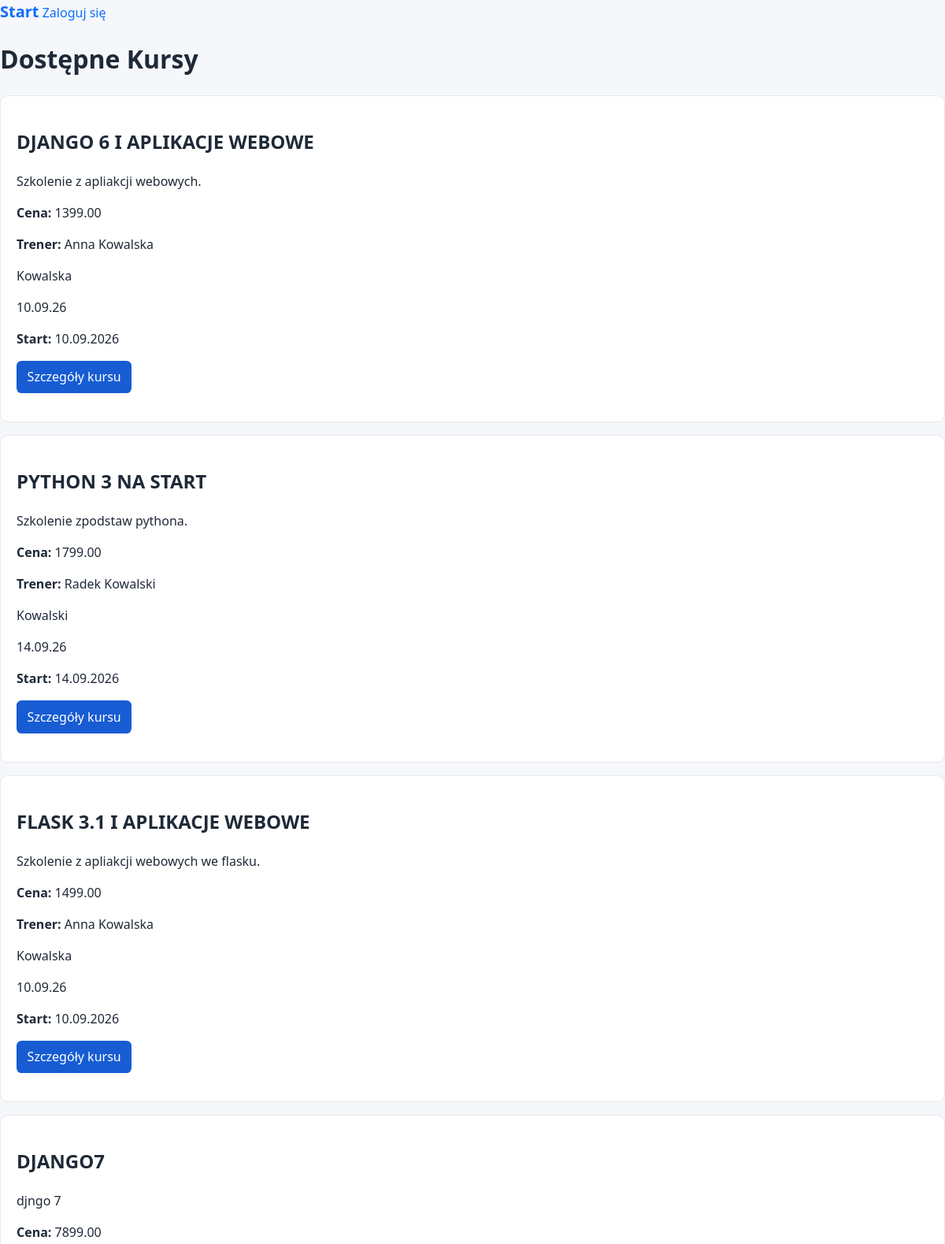
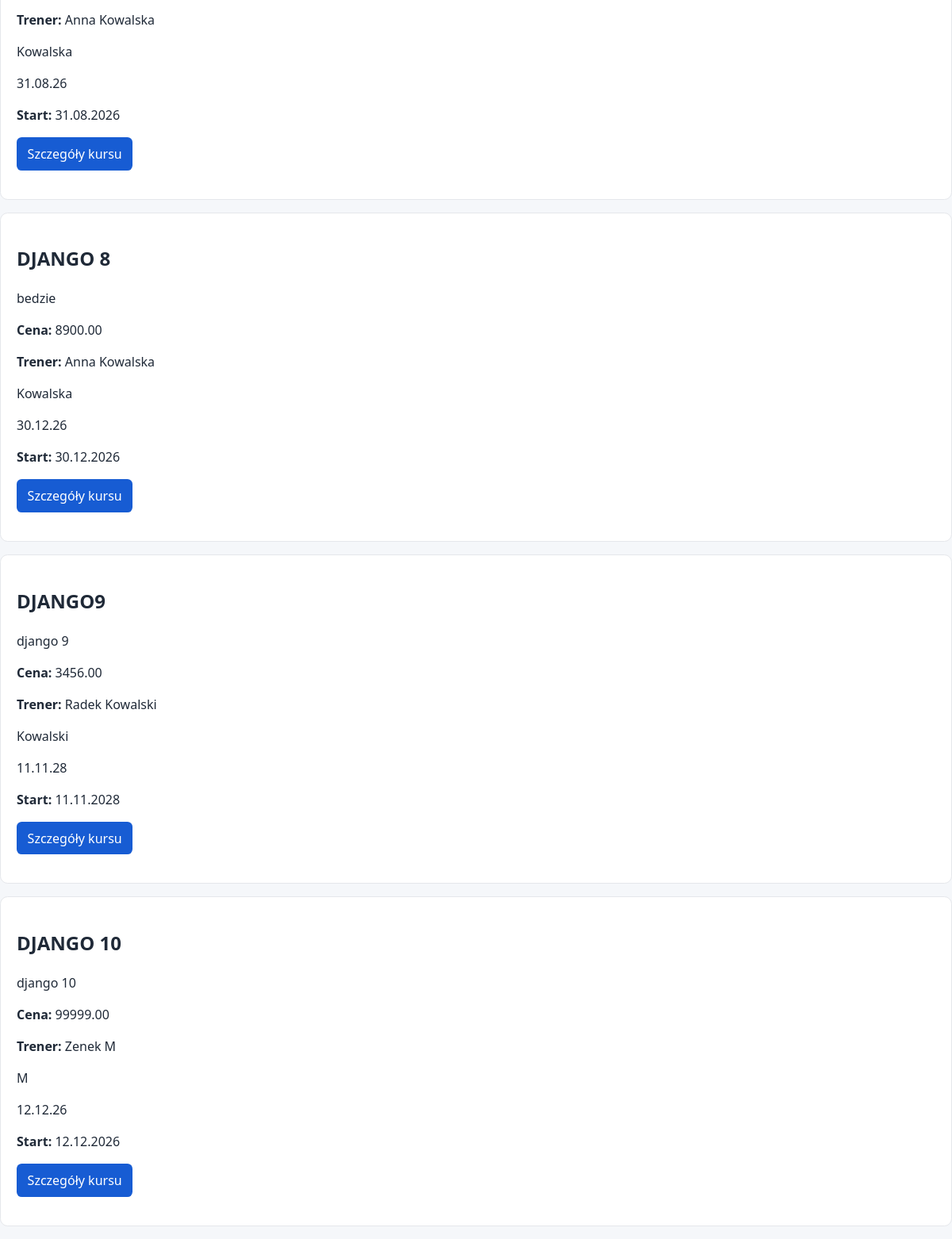
Page /courses/ on the committed database (2 pictures, top to bottom).
### courses/models.py (models this page shows, shortened)
class Course(models.Model):
    title = models.CharField(max_length=200)
    description = models.TextField()
    price = models.DecimalField(max_digits=10, decimal_places=2)
    start_date = models.DateField()
    active = models.BooleanField(default=True)
    max_participiants = models.PositiveIntegerField(default=20)
    trainer = models.ForeignKey(
        Trainer,
        on_delete=models.PROTECT,  # nie mozemy skasowac trenera jesli istnieje przypisany do niego kurs
        related_name="courses"
    )
    def get_absolute_url(self):
        return reverse("courses:course_detail", kwargs={"pk": self.pk})
    class Meta:
        ordering = ['start_date', 'title']

class Trainer(models.Model):
    first_name = models.CharField(max_length=100)
    last_name = models.CharField(max_length=100)
    email = models.EmailField(unique=True)
    bio = models.TextField(blank=True)  # dla pól tekstowych preferujemy blank
    def __str__(self) -> str:
        return f"{self.first_name} {self.last_name}"

### courses/views.py (the view)
# urls.py: path("courses/", CourseListView.as_view(), name="course_list"),
class CourseListView(ListView):
    model = Course
    template_name = "courses/course_list.html"
    context_object_name = "courses"
    paginate_by = 10
    def get_queryset(self):
        return (
            Course.objects.filter(active=True)
            .select_related("trainer")
            .annotate(enrollment_count=Count("enrollments"))
        )

### templates/courses/course_list.html (shortened to what this page needs)
{% extends "base.html" %}
{% block content %}
<h1>Dostępne Kursy</h1>
{% for course in courses %}
    <article class="card">
        <h2>{{ course.title|upper }}</h2>
        <p>{{ course.description|truncatewords:20 }}</p>
        <p><strong>Cena:</strong> {{ course.price }}</p>
        <p><strong>Trener:</strong> {{ course.trainer }}</p>
        <p>{{ course.trainer.last_name }}</p>
        <p>{{ course.start_date|date:"d.m.y" }}</p>
        <p><strong>Start:</strong> {{ course.start_date|date:"d.m.Y" }}</p>
        <p>
            <a class="button" href="{{ course.get_absolute_url }}">Szczegóły kursu</a>
        </p>
    </article>
{% empty %}
    <p>Brak kursów.</p>
{% endfor %}
{% endblock %}

### static/courses/style.css (style rules this page uses)
* { box-sizing: border-box; }
body { font-family: system-ui, sans-serif; margin: 0; line-height: 1.5; background: #f5f7fa; color: #1f2937; }
a { color: #0d6efd; text-decoration: none; font-weight: 500; transition: color 0.2s ease; }
.card { background: white; padding: 1.25rem; border-radius: .6rem; margin-bottom: 1rem; border: 1px solid #e5e7eb; }
button, .button { display: inline-block; padding: .55rem .85rem; border: 0; border-radius: .4rem; background: #175cd3; color: white; text-decoration: none; cursor: pointer; }

### rows in the picture
Course: title "DJANGO 6 I APLIKACJE WEBOWE", description "Szkolenie z apliakcji webowych.", price "1399.00", trainer "Anna Kowalska", trainer.last_name "Kowalska", start_date "10.09.26", start_date "10.09.2026"
Course: title "PYTHON 3 NA START", description "Szkolenie zpodstaw pythona.", price "1799.00", trainer "Radek Kowalski", trainer.last_name "Kowalski", start_date "14.09.26", start_date "14.09.2026"
Course: title "FLASK 3.1 I APLIKACJE WEBOWE", description "Szkolenie z apliakcji webowych we flasku.", price "1499.00", trainer "Anna Kowalska", trainer.last_name "Kowalska", start_date "10.09.26", start_date "10.09.2026"
Course: title "DJANGO7", description "djngo 7", price "7899.00", trainer "Anna Kowalska", trainer.last_name "Kowalska", start_date "31.08.26", start_date "31.08.2026"
Course: title "DJANGO 8", description "bedzie", price "8900.00", trainer "Anna Kowalska", trainer.last_name "Kowalska", start_date "30.12.26", start_date "30.12.2026"
Course: title "DJANGO9", description "django 9", price "3456.00", trainer "Radek Kowalski", trainer.last_name "Kowalski", start_date "11.11.28", start_date "11.11.2028"
Course: title "DJANGO 10", description "django 10", price "99999.00", trainer "Zenek M", trainer.last_name "M", start_date "12.12.26", start_date "12.12.2026"
